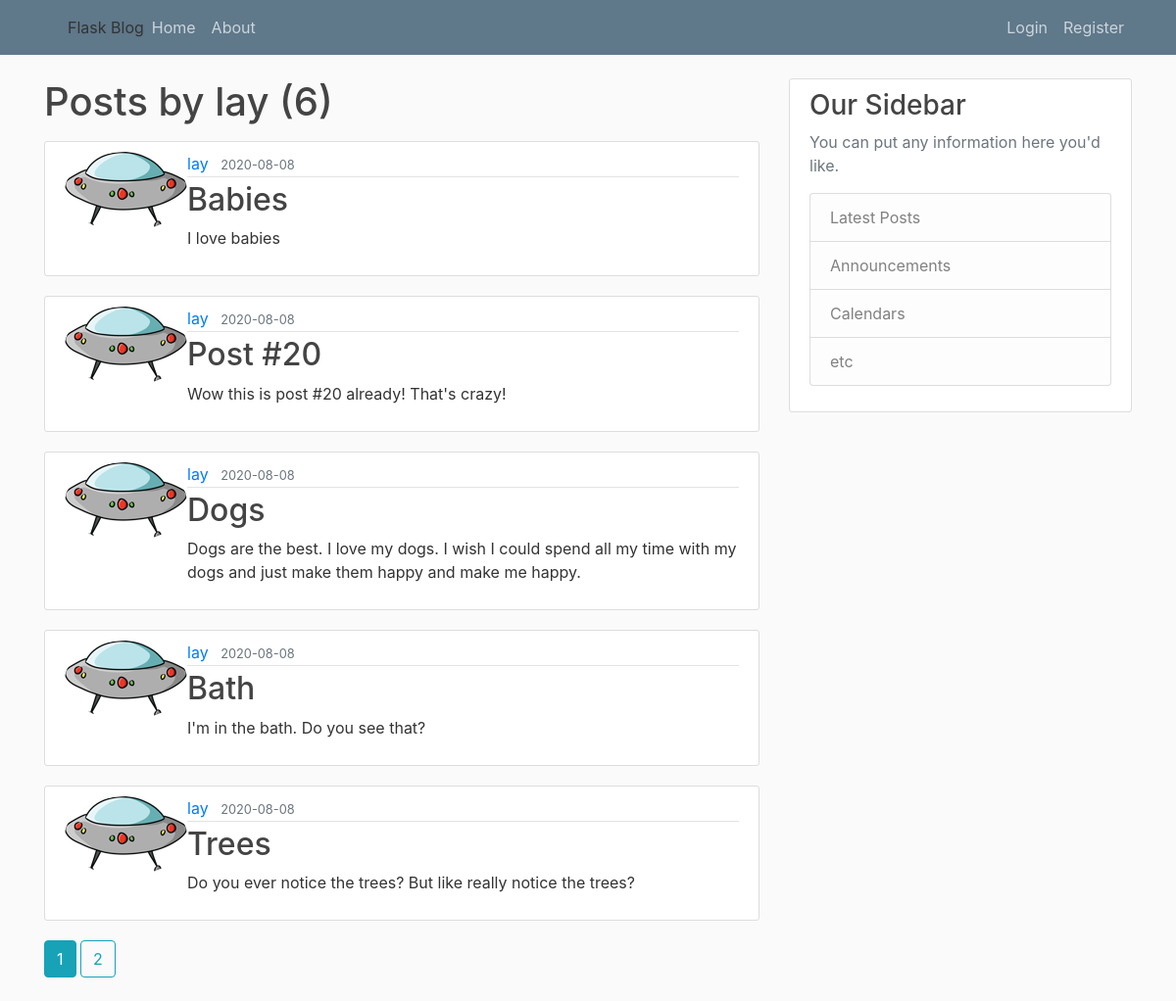
The app's page /user/lay with its own data.
### flaskblog/models.py (models this page shows, shortened)
class User(db.Model, UserMixin):
    id = db.Column(db.Integer, primary_key=True)
    username = db.Column(db.String(20), unique=True, nullable=False)
    email = db.Column(db.String(120), unique=True, nullable=False)
    image_file = db.Column(db.String(20),
                           nullable=False,
                           default='default.jpg')
    password = db.Column(db.String(60), nullable=False)
    posts = db.relationship('Post', backref='author', lazy=True)

class Post(db.Model):
    id = db.Column(db.Integer, primary_key=True)
    title = db.Column(db.String(100), nullable=False)
    date_posted = db.Column(db.DateTime,
                            nullable=False,
                            default=datetime.utcnow)
    content = db.Column(db.Text, nullable=False)
    user_id = db.Column(db.Integer, db.ForeignKey('user.id'), nullable=False)

### flaskblog/users/routes.py (the view)
@users.route("/user/<string:username>")
def user_posts(username):
    page = request.args.get('page', 1, type=int)
    user = User.query.filter_by(username=username).first_or_404()
    posts = Post.query.filter_by(author=user)\
        .order_by(Post.date_posted.desc())\
        .paginate(page=page, per_page=5)
    return render_template('user_posts.html', posts=posts, user=user)

### flaskblog/templates/user_posts.html
{% extends "layout.html" %}
{% block content %}
    <h1 class="mb-3">Posts by {{ user.username }} ({{ posts.total }})</h1>
    {% for post in posts.items %}
        <article class="media content-section">
            <img class="rounded-circle articl-img" src="{{ url_for('static', filename='profile_pics/' + post.author.image_file) }}">
            <div class="media-body">
                <div class="article-metadata">
                    <a class="mr-2" href="{{ url_for('users.user_posts', username=post.author.username) }}">{{ post.author.username }}</a>
                    <small class="text-muted">{{ post.date_posted.strftime('%Y-%m-%d') }}</small>
                </div>
                <h2><a class="article-title" href="{{ url_for('posts.post', post_id=post.id) }}">{{ post.title }}</a></h2>
                <p class="article-content">{{ post.content }}</p>
            </div>
        </article>
    {% endfor %}
    {% for page_num in posts.iter_pages(left_edge=1, right_edge=1, left_current=1, right_current=2) %}
        {% if page_num %}
            {% if posts.page == page_num %}
                <a class="btn btn-info mb-4" href="{{ url_for('users.user_posts', username=user.username, page=page_num) }}">{{ page_num }}</a>
            {% else %}
                <a class="btn btn-outline-info mb-4" href="{{ url_for('users.user_posts', username=user.username, page=page_num) }}">{{ page_num }}</a>
            {% endif %}
        {% else %}
            ...
        {% endif %}
    {% endfor %}
{% endblock content %}

### flaskblog/static/main.css (style rules this page uses)
body { background: #fafafa; color: #333333; margin-top: 5rem; }
h1, h2, h3, h4, h5, h6 { color: #444444; }
.content-section { background: #ffffff; padding: 10px 20px; border: 1px solid #dddddd; border-radius: 3px; margin-bottom: 20px; }
.article-title { color: #444444; }
.article-content { white-space: pre-line; }
.article-metadata { padding-bottom: 1px; margin-bottom: 4px; border-bottom: 1px solid #e3e3e3 }

### records on screen
User: username "lay"
Post: image_file (picture), author.username "lay", date_posted "2020-08-08", title "Babies", content "I love babies"
Post: image_file (picture), author.username "lay", date_posted "2020-08-08", title "Post #20", content "Wow this is post #20 already! That's crazy!"
Post: image_file (picture), author.username "lay", date_posted "2020-08-08", title "Dogs", content "Dogs are the best. I love my dogs. I wish I could spend all my time with my dogs and just make them happy and make me happy."
Post: image_file (picture), author.username "lay", date_posted "2020-08-08", title "Bath", content "I'm in the bath. Do you see that?"
Post: image_file (picture), author.username "lay", date_posted "2020-08-08", title "Trees", content "Do you ever notice the trees? But like really notice the trees?"

### other values on screen
{{ posts.total }} "6"
{{ page_num }} "1"
{{ page_num }} "2"
